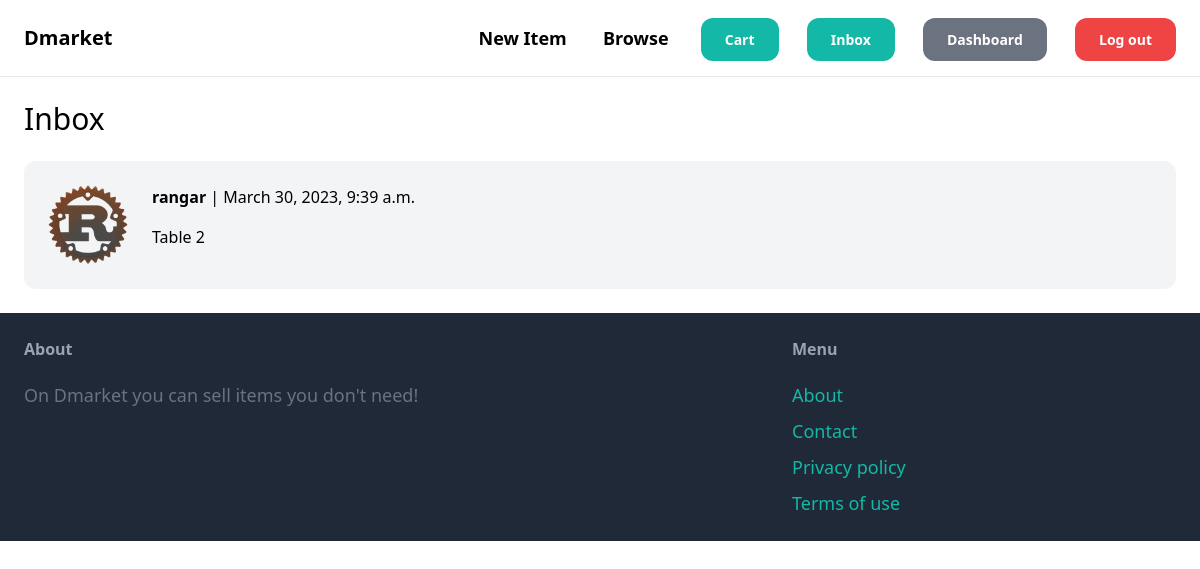
Screenshot of /inbox/ (signed in) with the database file from the repository.
### conversation/models.py (models this page shows)
class Conversation(models.Model):
    item = models.ForeignKey(Item, related_name='conversations', on_delete=models.CASCADE)
    members = models.ManyToManyField(User, related_name='conversations')
    created_at = models.DateTimeField(auto_now_add=True)
    modified_at = models.DateTimeField(auto_now=True)
    class Meta:
        ordering = ('-modified_at',)

### item/models.py (models this page shows, shortened)
class Item(models.Model):
    category = models.ForeignKey(Category , related_name='items', on_delete=models.CASCADE)
    name = models.CharField(max_length=255)
    description = models.TextField(blank=True, null=True)
    price = models.FloatField()
    image = models.ImageField(upload_to='item_images', blank=True, null=True)
    is_sold = models.BooleanField(default=False)
    created_by = models.ForeignKey(User, related_name='items', on_delete=models.CASCADE)
    created_at = models.DateTimeField(auto_now_add=True)
    wishlist = models.ManyToManyField(User, related_name="wishlist")

### conversation/views.py (the view)
# urls.py: path('', views.inbox, name='inbox'),
@login_required
def inbox(request):
    conversations = Conversation.objects.filter(members__in=[request.user.id])
    return render(request, 'conversation/inbox.html', {
        'conversations': conversations
    })

### conversation/templates/conversation/inbox.html (shortened to what this page needs)
{% extends 'core/base.html' %}
{% block content %}
    <h1 class="mb-6 text-3xl">Inbox</h1>
    <div class="space-y-6">
        {% for conversation in conversations %}
            <a href="{% url 'conversation:detail' conversation.id %}">
                <div class="p-6 flex bg-gray-100 rounded-xl">
                    <div class="pr-6">
                        <img src="{{ conversation.item.image.url }}" class="h-20 rounded-xl">
                    </div>
                    <div>
                        {% for member in conversation.members.all %}
                            {% if member != request.user %}
                                <p class="mb-4"><strong>{{ member.username }}</strong> | {{ conversation.modified_at }}</p>
                                <p>{{ conversation.item.name }}</p>
                            {% endif %}
                        {% endfor %}
                    </div>
                </div>
            </a>
        {% endfor %}
    </div>
{% endblock %}

### rows the page displays
Conversation: item.image (picture), modified_at "March 30, 2023, 9:39 a.m.", item.name "Table 2"

### other values shown
{{ member.username }} "rangar"
